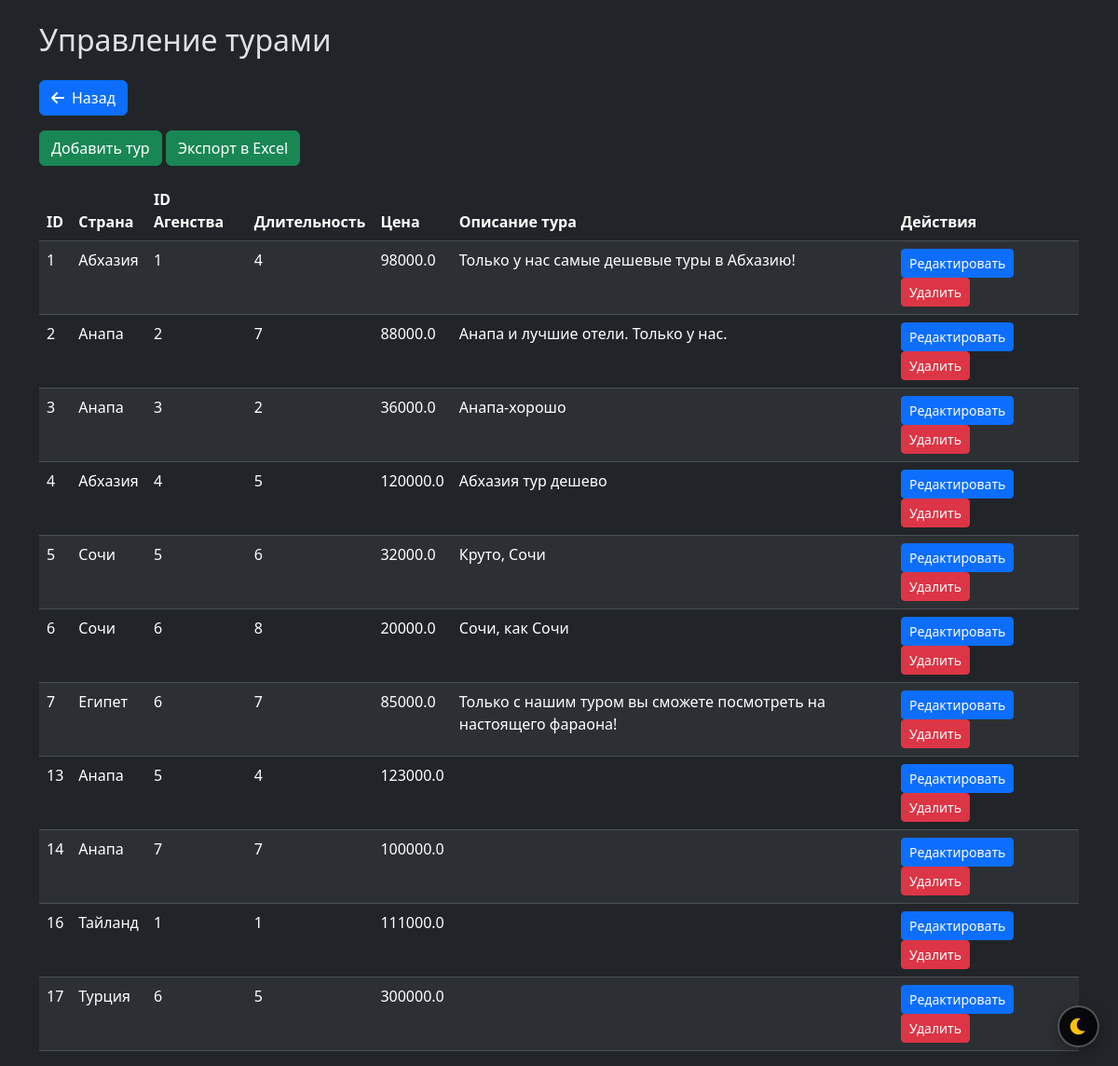
Page /admin/tours (signed in) on the committed database.
### tables this page shows
CREATE TABLE "Tours" (
	"id"	INTEGER NOT NULL UNIQUE,
	"country"	TEXT NOT NULL,
	"agencyid"	INTEGER NOT NULL,
	"description"	TEXT,
	"duration"	TEXT NOT NULL,
	"price"	REAL NOT NULL,
	PRIMARY KEY("id" AUTOINCREMENT),
	FOREIGN KEY("agencyid") REFERENCES "Agency"("id") ON UPDATE CASCADE ON DELETE CASCADE
);

### admin_routes.py (the view)
@admin_bp.route('/admin/tours')
@admin_required
def manage_tours():
    conn = get_db_connection()
    cursor = conn.cursor()
    cursor.execute("SELECT id, country, agencyid, duration, price, description FROM Tours")
    tours = cursor.fetchall()
    conn.close()
    return render_template("admin_tours.html",
                         tours=tours,
                         user_name=session['user_name'],
                         is_authenticated=True)

### admin_routes.py (called while the page is built)
def get_db_connection():
    conn = sqlite3.connect('turhelp.db')
    conn.execute("PRAGMA foreign_keys = ON")
    return conn

def admin_required(f):
    @wraps(f)
    def decorated_function(*args, **kwargs):
        if not session.get('is_admin'):
            flash('Доступ запрещен', 'danger')
            return redirect(url_for('home'))
        return f(*args, **kwargs)
    return decorated_function

### templates/admin_tours.html (shortened to what this page needs)
<!doctype html>
<html lang="ru" class="h-100" data-bs-theme="dark">
<head>
    <link rel="stylesheet" href="{{ url_for('static', filename='css/main.css') }}">
	<link rel="stylesheet" href="{{ url_for('static', filename='css/light.css') }}">
    <link rel="stylesheet" href="https://cdnjs.cloudflare.com/ajax/libs/font-awesome/6.0.0/css/all.min.css">
    <link rel="stylesheet" href="https://cdn.jsdelivr.net/npm/bootstrap@5.3.3/dist/css/bootstrap.min.css">
</head>
<body class="body">
	<div class="container">
		<h2 class="my-4">Управление турами</h2>
		<div class="mb-3">
			<a href="/admin" type="button" class="btn btn-primary">
				<i class="fas fa-arrow-left me-2"></i>Назад
			</a>
		</div>
		<a href="{{ url_for('admin_bp.add_tour') }}" class="btn btn-success mb-3">Добавить тур</a>
		<a href="{{ url_for('admin_bp.export_tours') }}" class="btn btn-success mb-3">Экспорт в Excel</a>
		<div class="table-responsive">
			<table class="table table-striped">
				<thead>
					<tr>
						<th>ID</th>
						<th>Страна</th>
						<th>ID Агенства</th>
						<th>Длительность</th>
						<th>Цена</th>
						<th>Описание тура</th>
						<th></th>
						<th>Действия</th>
					</tr>
				</thead>
				<tbody>
					{% for tour in tours %}
					<tr>
						<td>{{ tour[0] }}</td>
						<td>{{ tour[1] }}</td>
						<td>{{ tour[2] }}</td>
						<td>{{ tour[3] }}</td>
						<td>{{ tour[4] }}</td>
						<td>{{ tour[5] }}</td>
						<td>{{ tour[6] }}</td>
						<td>
							<a href="{{ url_for('admin_bp.edit_tour', tour_id=tour[0]) }}" class="btn btn-primary btn-sm me-1">Редактировать</a>
							<form action="{{ url_for('admin_bp.delete_tour', tour_id=tour[0]) }}" method="post" class="d-inline">
								<button type="submit" class="btn btn-danger btn-sm">Удалить</button>
							</form>
						</td>
					</tr>
					{% endfor %}
				</tbody>
			</table>
		</div>
	</div>
<button id="theme-switcher-btn" class="theme-switcher-fixed" title="Переключить тему">
    <i class="fas fa-moon"></i>
</button>
</body>
</html>

### static/css/main.css (style rules this page uses)
body { overflow: hidden; height: 100%; font-family: Arial, sans-serif; margin: 0; }
.body { overflow: auto; }

### static/css/light.css (style rules this page uses)
.theme-switcher-fixed { position: fixed; bottom: 20px; right: 20px; width: 45px; height: 45px; border-radius: 50%; border: 2px solid rgba(255, 255, 255, 0.3); background: rgba(0, 0, 0, 0.8); color: #ffc107; font-size: 20px; cursor: pointer; z-index: 9999; display: flex; align-items: center; justify-content: center; transition: all 0.3s ease; box-shadow: 0 4px 15px rgba(0, 0, 0, 0.3); }

### rows in the picture
Tours: id "1", country "Абхазия", agencyid "1", duration "4", price "98000.0", description "Только у нас самые дешевые туры в Абхазию!"
Tours: id "2", country "Анапа", agencyid "2", duration "7", price "88000.0", description "Анапа и лучшие отели. Только у нас."
Tours: id "3", country "Анапа", agencyid "3", duration "2", price "36000.0", description "Анапа-хорошо"
Tours: id "4", country "Абхазия", agencyid "4", duration "5", price "120000.0", description "Абхазия тур дешево"
Tours: id "5", country "Сочи", agencyid "5", duration "6", price "32000.0", description "Круто, Сочи"
Tours: id "6", country "Сочи", agencyid "6", duration "8", price "20000.0", description "Сочи, как Сочи"
Tours: id "7", country "Египет", agencyid "6", duration "7", price "85000.0", description "Только с нашим туром вы сможете посмотреть на настоящего фараона!"
Tours: id "13", country "Анапа", agencyid "5", duration "4", price "123000.0"
Tours: id "14", country "Анапа", agencyid "7", duration "7", price "100000.0"
Tours: id "16", country "Тайланд", agencyid "1", duration "1", price "111000.0"
Tours: id "17", country "Турция", agencyid "6", duration "5", price "300000.0"
